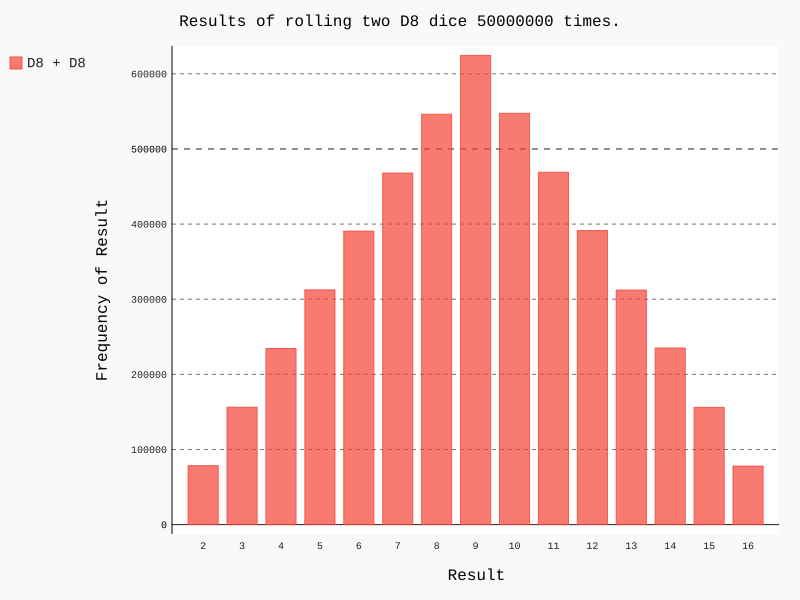

Write the Python code that produced this figure.
import pygal

from die import Die

# Create two D8 dice.
die_1 = Die(8)
die_2 = Die(8)

# Make some rolls, and store results in a list.
results = []
for roll_num in range(5000000):
	result = die_1.roll() + die_2.roll()
	results.append(result)
	
# Analyze the results.
frequencies = []
max_result = die_1.num_sides + die_2.num_sides

for value in range(2, max_result+1):
	frequency = results.count(value)
	frequencies.append(frequency)
	
# Visualize the results.
hist = pygal.Bar()

hist.title = "Results of rolling two D8 dice 50000000 times."
hist.x_labels = [x for x in range(2, max_result+1)]
hist.x_title = "Result"
hist.y_title = "Frequency of Result"

hist.add('D8 + D8', frequencies)
hist.render_to_file('dice_visual.svg')
